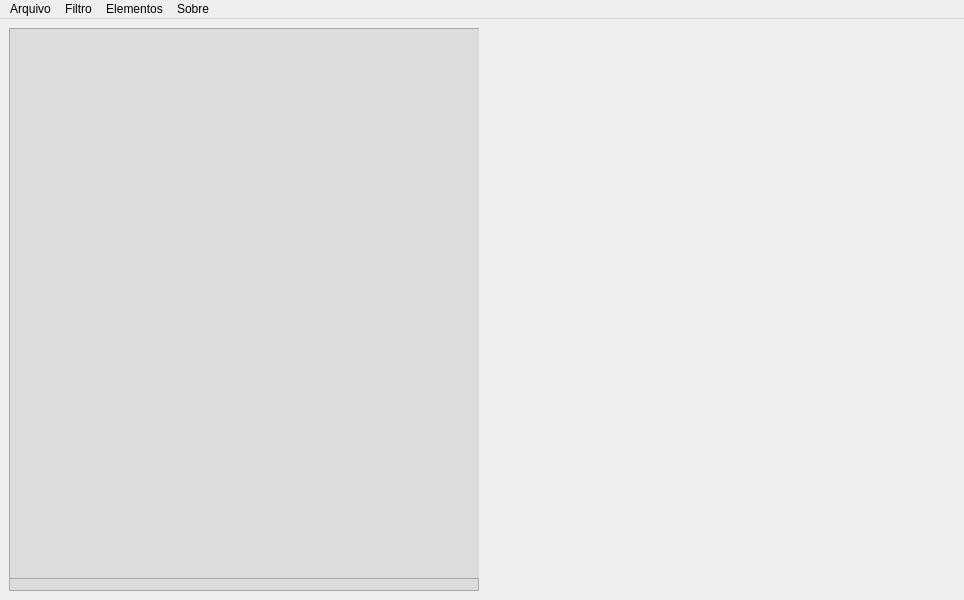
<?xml version="1.0" encoding="UTF-8"?>
<ui version="4.0">
 <class>MainWindow</class>
 <widget class="QMainWindow" name="MainWindow">
  <property name="geometry">
   <rect>
    <x>0</x>
    <y>0</y>
    <width>964</width>
    <height>600</height>
   </rect>
  </property>
  <property name="windowTitle">
   <string>Stories Instagram</string>
  </property>
  <widget class="QWidget" name="centralwidget">
   <layout class="QGridLayout" name="gridLayout">
    <item row="0" column="0">
     <widget class="QFrame" name="frameCinza">
      <property name="styleSheet">
       <string notr="true">background-color: rgb(220, 220, 220);</string>
      </property>
      <property name="frameShape">
       <enum>QFrame::StyledPanel</enum>
      </property>
      <property name="frameShadow">
       <enum>QFrame::Raised</enum>
      </property>
      <widget class="QLabel" name="label">
       <property name="geometry">
        <rect>
         <x>130</x>
         <y>100</y>
         <width>201</width>
         <height>81</height>
        </rect>
       </property>
       <property name="styleSheet">
        <string notr="true">font: 18pt &quot;MS Shell Dlg 2&quot;;</string>
       </property>
       <property name="text">
        <string>Tons de cinza</string>
       </property>
      </widget>
      <widget class="QSlider" name="verticalSlider">
       <property name="geometry">
        <rect>
         <x>210</x>
         <y>200</y>
         <width>19</width>
         <height>160</height>
        </rect>
       </property>
       <property name="orientation">
        <enum>Qt::Vertical</enum>
       </property>
      </widget>
      <widget class="QFrame" name="frameNegativo">
       <property name="geometry">
        <rect>
         <x>0</x>
         <y>0</y>
         <width>471</width>
         <height>551</height>
        </rect>
       </property>
       <property name="styleSheet">
        <string notr="true">background-color: rgb(220, 220, 220);</string>
       </property>
       <property name="frameShape">
        <enum>QFrame::StyledPanel</enum>
       </property>
       <property name="frameShadow">
        <enum>QFrame::Raised</enum>
       </property>
       <widget class="QLabel" name="label_2">
        <property name="geometry">
         <rect>
          <x>90</x>
          <y>80</y>
          <width>291</width>
          <height>101</height>
         </rect>
        </property>
        <property name="styleSheet">
         <string notr="true">font: 18pt &quot;MS Shell Dlg 2&quot;;</string>
        </property>
        <property name="text">
         <string>Negativo da imagem</string>
        </property>
       </widget>
       <widget class="QSlider" name="verticalSlider_2">
        <property name="geometry">
         <rect>
          <x>220</x>
          <y>230</y>
          <width>19</width>
          <height>160</height>
         </rect>
        </property>
        <property name="orientation">
         <enum>Qt::Vertical</enum>
        </property>
       </widget>
       <widget class="QFrame" name="frameBlur">
        <property name="geometry">
         <rect>
          <x>0</x>
          <y>0</y>
          <width>471</width>
          <height>551</height>
         </rect>
        </property>
        <property name="frameShape">
         <enum>QFrame::StyledPanel</enum>
        </property>
        <property name="frameShadow">
         <enum>QFrame::Raised</enum>
        </property>
       </widget>
      </widget>
     </widget>
    </item>
    <item row="0" column="1">
     <widget class="QLabel" name="labelImg">
      <property name="text">
       <string/>
      </property>
     </widget>
    </item>
   </layout>
  </widget>
  <widget class="QMenuBar" name="menubar">
   <property name="geometry">
    <rect>
     <x>0</x>
     <y>0</y>
     <width>964</width>
     <height>26</height>
    </rect>
   </property>
   <widget class="QMenu" name="menuFile">
    <property name="title">
     <string>Arquivo</string>
    </property>
    <addaction name="actionAbrir_imagem"/>
    <addaction name="actionAbrir_video"/>
    <addaction name="actionSalvar_imagem"/>
    <addaction name="actionSalvar_video"/>
    <addaction name="actionSair"/>
   </widget>
   <widget class="QMenu" name="menuAbout">
    <property name="title">
     <string>Filtro</string>
    </property>
    <addaction name="actionCinza"/>
    <addaction name="actionNegativo"/>
    <addaction name="actionBlur"/>
    <addaction name="actionTiltshift"/>
    <addaction name="actionCanny"/>
   </widget>
   <widget class="QMenu" name="menuElementos">
    <property name="title">
     <string>Elementos</string>
    </property>
    <addaction name="actionStickers"/>
    <addaction name="actionTexto"/>
   </widget>
   <widget class="QMenu" name="menuSobre">
    <property name="title">
     <string>Sobre</string>
    </property>
   </widget>
   <addaction name="menuFile"/>
   <addaction name="menuAbout"/>
   <addaction name="menuElementos"/>
   <addaction name="menuSobre"/>
  </widget>
  <action name="actionAbrir_imagem">
   <property name="text">
    <string>Abrir imagem</string>
   </property>
  </action>
  <action name="actionAbrir_video">
   <property name="text">
    <string>Abrir vídeo</string>
   </property>
  </action>
  <action name="actionCinza">
   <property name="text">
    <string>Tons de cinza</string>
   </property>
  </action>
  <action name="actionSalvar_imagem">
   <property name="text">
    <string>Salvar imagem</string>
   </property>
  </action>
  <action name="actionSalvar_video">
   <property name="text">
    <string>Salvar vídeo</string>
   </property>
  </action>
  <action name="actionNegativo">
   <property name="text">
    <string>Negativo</string>
   </property>
  </action>
  <action name="actionBlur">
   <property name="text">
    <string>Blur</string>
   </property>
  </action>
  <action name="actionTiltshift">
   <property name="text">
    <string>Tiltshift</string>
   </property>
  </action>
  <action name="actionStickers">
   <property name="text">
    <string>Stickers</string>
   </property>
  </action>
  <action name="actionTexto">
   <property name="text">
    <string>Texto</string>
   </property>
  </action>
  <action name="actionCanny">
   <property name="text">
    <string>Canny</string>
   </property>
  </action>
  <action name="actionSair">
   <property name="text">
    <string>Sair</string>
   </property>
  </action>
 </widget>
 <resources/>
 <connections/>
</ui>
